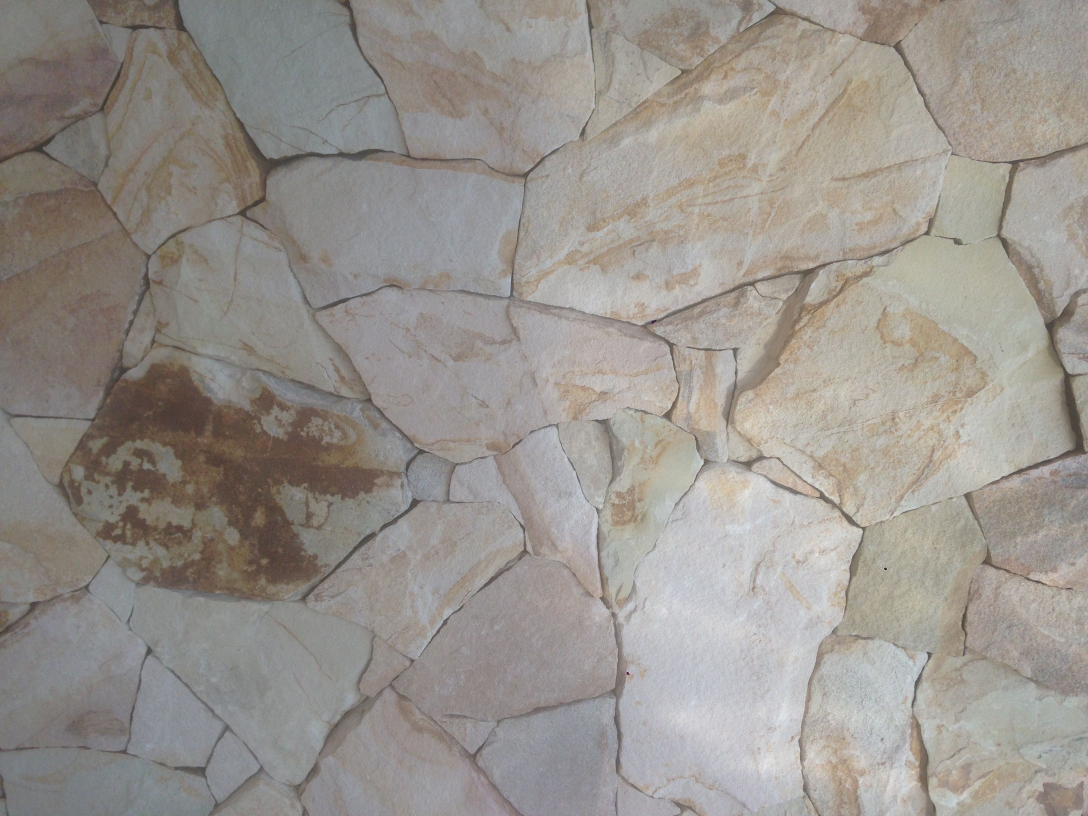
#> input picture figures/fractures.jpg, 3264 x 2448 px (shown at 1/3 size)
$ jupyter execute --allow-errors hough_line_transform.ipynb
#> lines starting #> are read from the running program, lines starting #| are printed output that depends on the picture
**AUTHOR:**

Nabiel Husein Shihab / nabielshihab@hotmail.com

**NOTEBOOK DESCRIPTION**

Characterising fractures at outcrop for use as analogues to fractured reservoirs can use several methods. This notebook will show us how to perform **Mauldon Equation**, which is used in one of fracture sampling methods (**augmented circular scanline sampling method**), from an image. This notebook includes edge detection method (**Canny**) as well as point & line detection method using **Probability Hough Line Transform**. After we apply Canny & Hough Line Transform methods, we will define a circle and determine Mauldon parameters (m & n) that allow us to define fracture attributes.

**REFERENCES**

NOTE: For educational purposes, some parts of this notebook are copied from said references. Thanks to them!

> - Watkins, H., Bond, C.E., Healy, D., Butler, R.B.H., 2015. Appraisal of Fracture Sampling Methods and a New Workflow to Characterise Heterogenous Fracture Networks at Outcrop. Journal of Structural Geology. 72, 67-82.
> - https://medium.com/@nikatsanka/comparing-edge-detection-methods-638a2919476e
> - https://docs.opencv.org/3.4/d9/db0/tutorial_hough_lines.html
> - https://cp-algorithms.com/geometry/circle-line-intersection.html

# Advantages / Disadvantages of Each Sampling Method

> **- Linear Scanline Sampling**
>> Advantage(s):
>> - Allows a lot of fracture attribute data to be collected quickly.
>> - More likely to capture fracture variations as they can cover longer tracts of outcrop and the position where each fracture intersects the scanline is recorded.

>> Disadvantage(s):
>> - Creates length & orientation bias as well as sensitive to censoring.
>> - Data are still in 1D, so variability in 2D and 3D is not captured.
>> - May be biased by pre-interpretation of fracture sets.

> **- Areal Sampling**
>> Advantage(s):
>> - Effective when mapping large-scale fractures & discontinuities.
>> - Data collection in 2D.
>> - Common method used for assessing fracture variablity across large-scale fractures / on larger outcrops.
>> - Fast for collecting large amounts of data.

>> Disadvantage(s):
>> - Highly dependent on source-image data resolution, which causes data truncation, as smaller fractures are under-represented.
>> - Quality control between photographs and outcrops is required, which can be time consuming.

> **- Rectangular Window Sampling**
>> Advantage(s):
>> - Reduces orientation bias compared to linear scanline sampling method.
>> - Allows for a simple estimation of mean trace lengths.

>> Disadvantage(s):
>> - Time consuming.
>> - Data are also affected by censoring due to outcrop size and quality of exposure.

> **- Circular Scanline Sampling**
>> Advantage(s):
>> - Not affected by length censoring.
>> - Eliminates orientation bias.
>> - Quick approach for collecting data.
>> - Ideal for density, intensity, and mean trace length calculations where fractures are evenly distributed.

>> Disadvantage(s):
>> - The size of circle depends on fracture intensity at each sampling site.
>> - Sampling would be restricted to larger outcrops.
>> - Does not provide calculated estimates for orientation, length, aperture, spacing / fracture fill of fractures.
>> - Does not give information on how fractures are distributed within the circle.

> **- Augmented Circular Scanline Sampling** --> Combination of circular scanline method with methods used in linear scanline.
>> Advantage(s):
>> - Eliminates orientation bias of bedding-perpendicular fractures.
>> - Able to measure fracture orientation (strike, dip, and dip direction), length, aperture, fracture fill and spacing.
>> - Fast for collecting data.

>> Disadvantage(s):
>> - Multiple surveys are needed to record fracture orientation variations on a large bedding surface.

# Brief Description About the Methods

## Canny Edge Detection

There are many different edge detection methods out there. Canny edge detector is probably the most commonly used and most effective method. These are the steps:
1. Smooth the image with a Gaussian filter to reduce noise.
2. Compute gradient of using any of the gradient operators Sobel or Prewitt.
3. Extract edge points: Non-maximum suppression.
4. Linking and thresholding: Hysteresis

To make things easier we will be using **`OpenCV`** library.

## Hough Line Transform

The Hough Line Transform is a transform used to **detect straight lines**. To apply the Transform, first an edge detection pre-processing is desirable.
As we know, a line in the image space can be expressed with two variables. In the **Polar coordinate system**: Parameters: $(r, \theta)$

In general for each point $(x_0,y_0)$, we can define the family of lines that goes through that point as:
> $r_\theta=x_0cos\theta+y_0sin\theta$

Meaning that each pair $(r_\theta,\theta)$ represents each line that passes by $(x_0,y_0)$. If for a given $(x_0,y_0)$ we plot the family of lines that goes through it, we get a sinusoid. Look at the example below:

[cell 1]
import numpy as np
import matplotlib.pyplot as plt

# custom function
def r_theta_pairs(x, y):
    """
    create r-theta pairs related to a given coordinate. theta is between 0-30 with increment size of 0.1.
    """
#> called with x = 8, y = 6

    # empty list of r and theta
    r = []
    theta = []

    # create r-theta pairs.
    for j in np.arange(0,360,0.1):
        r.append(x*np.cos(j) + y*np.sin(j))
        theta.append(j)

    return r, theta

[cell 2]
# create r-theta pairs for xo=8, yo=6.
r, theta = r_theta_pairs(8, 6)

# visualize the r - theta space
plt.plot(theta,r, c='r')
plt.xlabel('theta')
plt.ylabel('r')
plt.xlim(0,3)
plt.show()
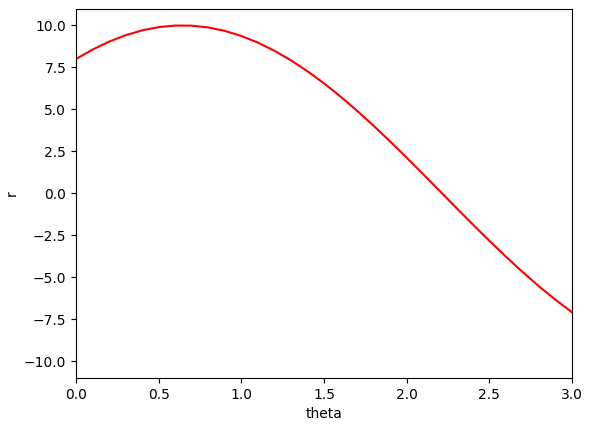
#> figure drawn by matplotlib, 1 panel; curve peaks at x = 352.5, y = 10

We can do the same operation above for all the points in an image. If the curves of two different points intersect in the plane $\theta-r$, that means that both points belong to a same line. For instance, following with the example above and drawing the plot for two more points: $x_1=4$, $y_1=9$ and $x_2=12$, $y_2=3$, we get:

[cell 3]
# create r-theta pairs for x1=4, y1=9.
r1, theta1 = r_theta_pairs(4, 9)

# create r-theta pairs for x2=12, y2=3.
r2, theta2 = r_theta_pairs(12, 3)

# visualize the r - theta space
fig, ax = plt.subplots(figsize=(16,6), nrows=1, ncols=2)

ax[0].plot(theta,r, c='r')
ax[0].plot(theta1,r1, c='g')
ax[0].plot(theta2,r2, c='b')
ax[0].set_title('intersection point in r-theta space')
ax[0].set_xlabel('theta')
ax[0].set_ylabel('r')
ax[0].set_xlim(0,3)

# visualize the x - y space
ax[1].plot([8,4,12], [6,9,3], c='k', alpha=0.5)
ax[1].scatter([8,4,12], [6,9,3], c=['r', 'g', 'b'])
ax[1].set_title('the line in x-y space')
ax[1].set_xlabel('x')
ax[1].set_ylabel('y')
plt.show()
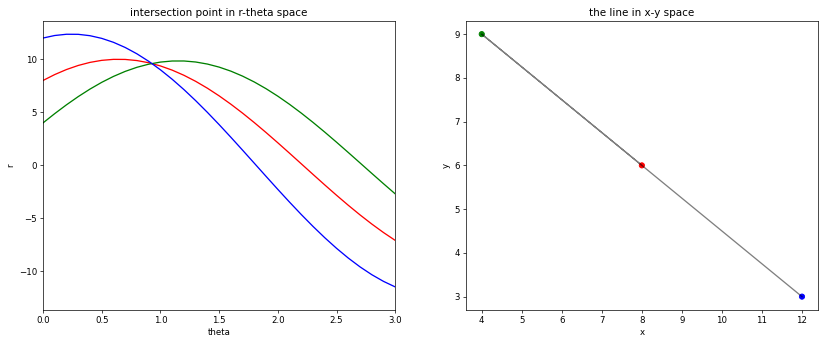
#> figure drawn by matplotlib, 2 panels; panel 1: curve peaks at x = 352.5, y = 10; panel 1: curve peaks at x = 95.4, y = 9.85; panel 1: curve peaks at x = 352.1, y = 12.37

The three plots intersect in one single point $(0.925,9.6)$, these coordinates are the parameters $(\theta,r)$ or the line in which $(x0,y0)$, $(x1,y1)$ and $(x2,y2)$ lay. It means that a line can be detected by finding the number of intersections between curves.The more curves intersecting means that the line represented by that intersection have more points. In general, we can define a threshold of the minimum number of intersections needed to detect a line. **This is what the Hough Line Transform does. It keeps track of the intersection between curves of every point in the image. If the number of intersections is above some threshold, then it declares it as a line with the parameters** $(\theta,r\theta)$ **of the intersection point.**

## Mauldon Equation

The circular scanline sampling method of Mauldon et al. is used to count the number of fracture intersections with the edge of the circle ($n$) and the number of fracture terminations within the circle ($m$). These values are then inputted into a series of equations (Mauldon et al. 2001). This Mauldon equation is used to estimate values of fracture intensity:

> $I = n/4r$

where,
$I$ = intensity (m/m^2)
$n$ = number of fracture intersections with the circle
$r$ = circle radius (m), based on minimum *m* count (30).

The circular scanline strategy by Mauldon et al. (2001) offers a method for estimating average trae length within the circle area without having to measure individual fractures. This estimator can be applied to outcrops that contain a large number of fractures that are longer than the size of the outcrop itself. The method does not give information about individual fracture lengths, but rather counts $n$ and $m$ points to yield a mean fracture tracelength using the following equation:

> $\mu = (\pi r/2)(n/m)$

where,
$\mu$ = mean trace length (m)
$n$ = number of fracture intersections with the circle
$r$ = circle radius (m), based on minimum *m* count (30)
$m$ = number of terminations within the circle

# Explanation about The Data (Image)

fractured stone image from local directory

# Let's Code

## Import Packages/Libraries

[cell 4]
import matplotlib.pyplot as plt
import pandas as pd
import cv2
import numpy as np
import math
from sympy import symbols, Eq, solve

plt.style.use('seaborn-white')
plt.rcParams["font.size"] = "12"
plt.rcParams['figure.figsize'] = [12, 10]
plt.rcParams['figure.dpi'] = 80
plt.rcParams['savefig.dpi'] = 100

## Custom Functions

[cell 5]
def euclidean_distance(x1,y1,x2,y2):
    """
    calculate the euclidean distance between 2 points

    Parameters
    ----------
    x1, y1 : {float} coordinate of first point
    x2, y2 : {float} coordinate of second point

    Returns
    -------
    {float} euclidean distance

    """
    return np.sqrt((x1-x2)**2 + (y1-y2)**2)

[cell 6]
def eq_coeff(x1,y1,x2,y2):
    """
    Construct a line equation (Ax+By+C=0) from 2 points and extract its coefficients.

    Parameters
    ----------
    x1, y1 : {float} coordinate of first point
    x2, y2 : {float} coordinate of second point

    Returns
    -------
    A : {float} coefficient of x
    B : {float} coefficient of y
    C : {float} constant
    """
    # defining symbols used in equations or unknown variables
    x, y = symbols('x y')

    # check if line is vertical or not
    # if vertical (gradient = infinity)
    if x1 == x2:
        A = 1
        B = 0
        C = -x1

    else:
        # gradient & intercept
        m = (y2-y1)/(x2-x1)

        A = -m
        B = 1
        C = -1*(y1-m*x1)

    return A, B, C

def line_angle(x1,y1,x2,y2):
    """
    Calculate angle from a vertical vector.
    vertical vector = [0, -1] --> Downward since pixel indexing is reversed.

    Parameters
    ----------
    x1, y1 : {float} coordinate of first point
    x2, y2 : {float} coordinate of second point

    Returns
    theta: {float} angle between a vector and vertical vector
    """

    # define vertical vector
    vertical = np.array([0, -1])

    # create a vector from 2 coordinate points. shift (x1,y1) to origin.
    line_vector = np.array([x2-x1, y2-y1])

    cos_theta = line_vector.dot(vertical) / (np.linalg.norm(line_vector) * np.linalg.norm(vertical))
    theta = math.degrees(np.arccos(cos_theta))

    if x2-x1 < 0:
        theta = 360 - theta

    return theta


def intersections(A,B,C,r):
    """
    Find the coordinate points of intersection.
    Given the radius (r) of a circle and the coefficients of an equation of a line (Ax+By+C=0).
    Assumption: the circle is centered at the origin.

    Parameters
    -------
    A : {float} coefficient of x
    B : {float} coefficient of y
    C : {float} constant
    r : {float} radius of a cirle

    Returns
    -------
    x_intersect1, y_intersect1 : {float} coordinate of first intersection point
    x_intersect2, y_intersect2 : {float} coordinate of second intersection point

    """
    # smallest distance between center of a circle and a line
    d0 = abs(C) / np.sqrt(A**2 + B**2)

    # coordinate points of the closest point
    x0 = -1*(A*C) / (A**2 + B**2)
    y0 = -1*(B*C) / (A**2 + B**2)

    if d0 > r:
        # number of intersection points = 0
        x_intersect1 = y_intersect1 = x_intersect2 = y_intersect2 = np.nan
    elif d0 == r:
        # number of intersection points = 1
        x_intersect1, y_intersect1 = x_intersect2, y_intersect2 = x0, y0
    elif d0 < r:
        # number of intersection points = 2
        d = np.sqrt(r**2 - (C**2 / (A**2 + B**2)))
        m = np.sqrt(d**2 / (A**2 + B**2))
        x_intersect1, y_intersect1 = x0 + B*m, y0 - A*m
        x_intersect2, y_intersect2 = x0 - B*m, y0 + A*m

    return x_intersect1, y_intersect1, x_intersect2, y_intersect2


def store2df(df, line_id, x, y, angle):
    """
    store coordinate point (x,y), id of a line (line_id), and angle of a line from vertical axis (angle) to dataframe (df).
    format : 3 decimal points

    Parameters
    ----------
    df : {DataFrame} Appendable Dataframe
    line_id : {int} line ID
    x, y: {float} coordinate point
    angle : {float} angle of the line from vertical axis

    Return
    ------
    df : {DataFrame} Appended Dataframe

    """
    idx = len(df.index)
    df.loc[idx, 'id'] = line_id
    df.loc[idx, 'x'] = round(x,3)
    df.loc[idx, 'y'] = round(y,3)
    df.loc[idx, 'angle'] = round(angle,3)

    return df

[cell 7]
def plot_rose(strikes, title='Rose Diagram', ax=None, **kwargs):
    """
    Plot a Rose Diagram to show the distributions of directional data!

    Parameters
    ----------
    strikes : {array} an array of strike values
    title : {str} plot title, default = 'Rose Diagram'
    ax: {None/ax} referenced axes

    """

    # check axes availability
    if ax != None:
        ax = ax
    else:
        fig = plt.figure()
        ax = fig.add_subplot(111, projection='polar')

    # create strikes histogram
    bin_width = 10
    bin_edges = np.arange(-5, 365+bin_width, bin_width)
    num_strikes, bin_edges = np.histogram(strikes, bin_edges)

    # sum the first strike with the last one since they are overlapping
    num_strikes[0] += num_strikes[-1]

    # mirroring
    half = np.sum(np.split(num_strikes[:-1], 2), 0)
    two_halves = np.concatenate([half, half])

    # Rose Diagram plot
    x_ticks = np.arange(0, 360, bin_width)
    ax.bar(np.deg2rad(x_ticks),
           two_halves,
           width=np.deg2rad(10),
           bottom=0.0,
           **kwargs)
    ax.set_theta_zero_location('N')
    ax.set_theta_direction(-1)
    ax.set_thetagrids(x_ticks, labels=x_ticks)
    ax.set_title(title)

## Load Image

[cell 8]
# read image
img = cv2.imread('figures/fractures.jpg')
#> img is the input picture: shape (2448, 3264, 3); mean B, G, R 141.4, 147.2, 152.4

# plot edges
plt.figure(figsize=(16,32))
plt.imshow(img)
plt.show()

## Canny Edge Detection

[cell 9]
# convert to grayscale
gray = cv2.cvtColor(img, cv2.COLOR_BGR2GRAY)
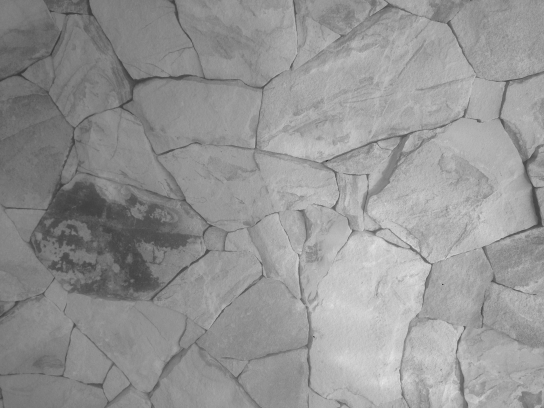
#> gray: shape (2448, 3264) (shown at 1/6 size); min 2, max 246, mean 148.1

# apply Canny edge detection method
edges = cv2.Canny(gray, 50, 150, apertureSize = 3)
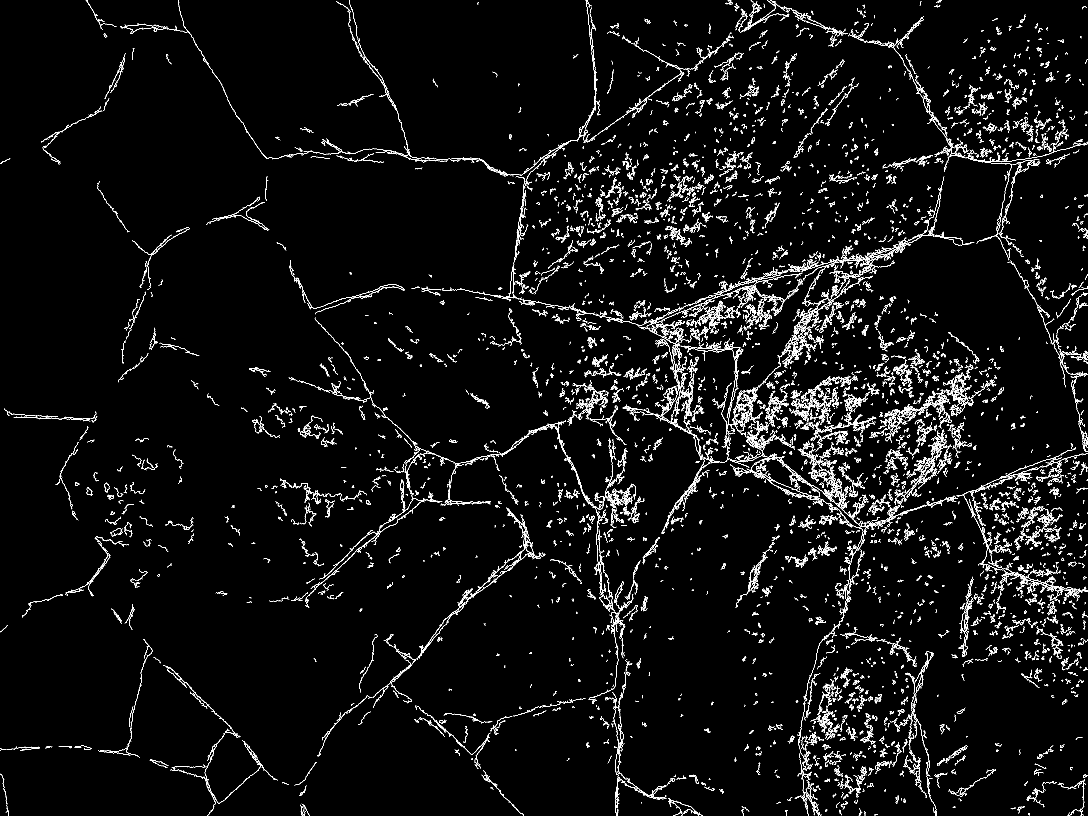
#> edges: shape (2448, 3264) (shown at 1/3 size); 3% white in thin lines or dots

# plot edges
plt.figure(figsize=(16,32))
plt.imshow(edges)
# plt.show()

# plt.savefig('figures/fractures/canny.png', bbox_inches='tight')

## Probability Hough Line Transform

[cell 10]
lines = cv2.HoughLinesP(image=edges,
                        rho=1,
                        theta=np.pi/180,
                        threshold=5,
                        minLineLength=15,
                        maxLineGap=5)

[cell 11]
lines = np.reshape(lines, (lines.shape[0],4))

df_lines = pd.DataFrame({
    'id': range(1, lines.shape[0]+1),
    'x1': lines[:,0],
    'y1': lines[:,1],
    'x2': lines[:,2],
    'y2': lines[:,3],
})
#> df_lines = table of 3254 rows and 5 columns

df_lines['length'] = euclidean_distance(df_lines['x1'],df_lines['y1'],df_lines['x2'],df_lines['y2'])

df_lines.head()
#> Out = table of 5 rows and 6 columns

[cell 12]
fig, ax = plt.subplots(figsize=(16,31))

# image
ax.imshow(edges)

# detected lines
for i in df_lines.index:
    ax.plot([df_lines['x1'][i],df_lines['x2'][i]], [df_lines['y1'][i],df_lines['y2'][i]], label=df_lines['id'][i], c='r')
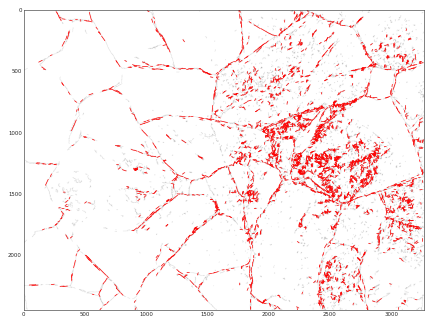
#> figure drawn by matplotlib, 1 panel
#> (the rest of the program and of its run is left out)
